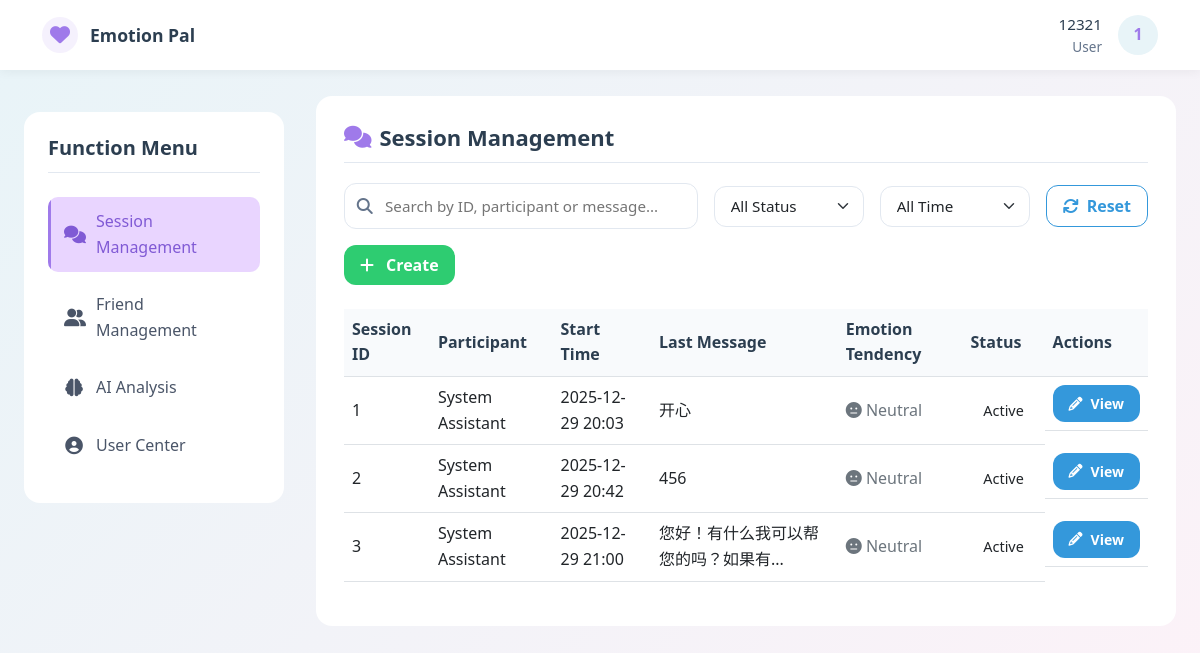
/session_management (signed in), run on the app's committed database.
### models.py (models this page shows, shortened)
class ChatSession(db.Model):
    __tablename__ = 'chat_sessions'
    id = db.Column(db.Integer, primary_key=True, autoincrement=True)
    user_id = db.Column(db.Integer, db.ForeignKey('users.id'), nullable=False, comment='发起会话的用户ID')
    agent_id = db.Column(db.Integer, db.ForeignKey('users.id'), nullable=True, comment='处理会话的客服ID')
    service_id = db.Column(db.Integer, db.ForeignKey('services.id'), nullable=True, comment='关联服务ID')
    appointment_id = db.Column(db.Integer, db.ForeignKey('appointments.id'), nullable=True, comment='关联预约ID')
    start_time = db.Column(db.DateTime, default=lambda: datetime.now(UTC), comment='会话开始时间')
    end_time = db.Column(db.DateTime, nullable=True, comment='会话结束时间')
    status = db.Column(db.String(20), default='active', comment='状态：active/closed/timeout')
    last_message_time = db.Column(db.DateTime, nullable=True, comment='最后消息时间')
    initiator = db.relationship('User', foreign_keys=[user_id], back_populates='initiated_chat_sessions')
    handler = db.relationship('User', foreign_keys=[agent_id], back_populates='handled_chat_sessions')
    service = db.relationship('Service', back_populates='chat_sessions', lazy=True)
    appointment = db.relationship('Appointment', back_populates='chat_session', lazy=True)
    messages = db.relationship('Message', backref='chat_session', lazy=True, cascade='all, delete-orphan')
    def __repr__(self) -> str:
        return f"<ChatSession(id={self.id}, user_id={self.user_id}, status='{self.status}')>"

class Message(db.Model):
    __tablename__ = 'messages'  # 复数表名
    id = db.Column(db.Integer, primary_key=True, autoincrement=True)
    session_id = db.Column(db.Integer, db.ForeignKey('chat_sessions.id'), nullable=False, comment='会话ID')
    sender_id = db.Column(db.Integer, db.ForeignKey('users.id'), nullable=False, comment='发送者ID')
    receiver_id = db.Column(db.Integer, db.ForeignKey('users.id'), nullable=True, comment='接收者ID')
    text = db.Column(db.Text, nullable=False, comment='消息内容')
    timestamp = db.Column(db.DateTime, default=lambda: datetime.now(UTC), comment='发送时间')
    sentiment = db.Column(db.Float, nullable=True, comment='情感分析得分（-1~1）')
    message_type = db.Column(db.String(10), default='text', comment='消息类型：text/image/file')
    is_read = db.Column(db.Boolean, default=False, comment='是否已读')
    file_url = db.Column(db.String(255), nullable=True, comment='文件/图片URL（非文本消息）')
    sender = db.relationship('User', foreign_keys=[sender_id], backref='sent_messages', lazy=True)
    receiver = db.relationship('User', foreign_keys=[receiver_id], backref='received_messages', lazy=True)

### routes.py (the view, shortened to what this page needs)
    @app.route('/session_management')
    def session_management():
        if 'user_id' not in session:
            return redirect(url_for('login'))
        role = session['role']
        user_id = session['user_id']
        if role == 'user':
            my_sessions = ChatSession.query.filter(
                db.or_(db.and_(ChatSession.user_id == user_id), db.and_(ChatSession.agent_id == user_id))).all()
            pending_sessions = []
            agents = []
        for sess in my_sessions + pending_sessions:
            last_msg = Message.query.filter_by(session_id=sess.id).order_by(Message.timestamp.desc()).first()
            sess.last_message = last_msg
            first_msg = Message.query.filter_by(session_id=sess.id).order_by(Message.timestamp).first()
            sess.first_message = first_msg
            all_msgs = Message.query.filter_by(session_id=sess.id).all()
            if all_msgs:
                sentiment_sum = sum(msg.sentiment for msg in all_msgs)
                sess.average_sentiment = sentiment_sum / len(all_msgs)
            else:
                sess.average_sentiment = 0
        friend_relations = FriendRelation.query.filter(
            db.or_(
                FriendRelation.user_id == user_id,
                FriendRelation.friend_id == user_id,
                FriendRelation.status == 'accepted'
            )
        ).all()
        relation_dicts = []
        for rel in friend_relations:
            rel_dict = {
                'id': rel.id,
                'user_id': rel.user_id,
                'friend_id': rel.friend_id,
                'status': rel.status,
                'user_name': rel.user.username,
                'friend_name': rel.friend.username
            }
            rel_dict['friend_id_target'] = rel.friend_id if rel.user_id == user_id else rel.user_id
            relation_dicts.append(rel_dict)
        print(pending_sessions)
        print(my_sessions)
        print(agents)
        print(relation_dicts)
        print(friend_relations)
        return render_template(
            'session_management.html',
            my_sessions=my_sessions,
            pending_sessions=pending_sessions,
            agents=agents,
            friends=friend_relations,  # 将关系列表转换为JSON字符串relation_dicts
        )

### models.py (called while the page is built)
    def __repr__(self):
        return f"<FriendRelation(id={self.id}, user_id={self.user_id}, friend_id={self.friend_id}, status='{self.status}')>"

### templates/session_management.html (shortened to what this page needs)
<!DOCTYPE html>
<html lang="en">
<head>
    <link href="https://cdn.jsdelivr.net/npm/bootstrap@5.3.0/dist/css/bootstrap.min.css" rel="stylesheet">
    <link rel="stylesheet" href="https://cdnjs.cloudflare.com/ajax/libs/font-awesome/6.4.0/css/all.min.css">
</head>
<body>
<nav class="main-nav" id="mainNav">
    <div class="container nav-container">
        <a href="/dashboard" class="brand" aria-label="Emotion Pal Dashboard">
            <div class="brand-icon">
                <i class="fa fa-heart" aria-hidden="true"></i>
            </div>
            <span class="brand-name">Emotion Pal</span>
        </a>
        <div class="user-section">
            <div class="user-info">
                <div class="username" aria-label="Username">{{ session.username }}</div>
                <div class="user-role" aria-label="User role">{{ session.role | capitalize }}</div>
            </div>
            <div class="avatar-dropdown" id="avatarDropdown" aria-haspopup="true" aria-expanded="false">
                <div class="user-avatar" title="Click to open menu" tabindex="0" role="button" aria-label="User menu">
                </div>
            </div>
        </div>
    </div>
</nav>
<div class="main-container">
    <aside class="sidebar" aria-label="Function menu">
        <h3 class="sidebar-title">Function Menu</h3>
        <ul class="sidebar-menu">
            <li class="sidebar-menu-item">
                <a href="/session_management" class="sidebar-menu-link active" aria-current="page"
                   aria-label="Session management" tabindex="0">
                    <i class="fa fa-comments" aria-hidden="true"></i>
                    <span>Session Management</span>
                </a>
            </li>
            <li class="sidebar-menu-item">
                <a href="/friends_management" class="sidebar-menu-link" aria-label="Friends management" tabindex="0">
                    <i class="fa fa-user-friends" aria-hidden="true"></i>
                    <span>Friend Management</span>
                </a>
            </li>
            <li class="sidebar-menu-item">
                <a href="/ai_analysis" class="sidebar-menu-link" aria-label="AI analysis" tabindex="0">
                    <i class="fa fa-brain" aria-hidden="true"></i>
                    <span>AI Analysis</span>
                </a>
            </li>
            <li class="sidebar-menu-item">
                <a href="/user_center" class="sidebar-menu-link" aria-label="User center" tabindex="0">
                    <i class="fa fa-user-circle" aria-hidden="true"></i>
                    <span>User Center</span>
                </a>
            </li>
        </ul>
    </aside>
    <div class="content-area">
        <div class="section-card">
            <h2><i class="fa fa-comments" aria-hidden="true"></i> Session Management</h2>
            <div class="search-container">
                <div class="filter-group" style="gap: 1rem; flex-wrap: wrap;">
                    <div class="search-bar" style="flex: 1; min-width: 250px;">
                        <i class="fa fa-search search-icon" aria-hidden="true"></i>
                        <input
                            type="text"
                            class="search-input"
                            id="searchInput"
                            placeholder="Search by ID, participant or message..."
                            aria-label="Search sessions"
                            tabindex="0"
                        >
                    </div>
                    <select class="form-select" id="statusFilter" aria-label="Filter by status" tabindex="0" style="max-width: 150px;">
                        <option value="">All Status</option>
                    </select>
                    <select class="form-select" id="timeFilter" aria-label="Filter by time" tabindex="0" style="max-width: 150px;">
                        <option value="">All Time</option>
                    </select>
                    <button class="btn btn-outline-primary" id="resetFilters" aria-label="Reset filters" tabindex="0">
                        <i class="fa fa-refresh" aria-hidden="true"></i> Reset
                    </button>
                    {% if session.role == 'user' %}
                    <button class="btn btn-success" id="createChatBtn" aria-label="Create new session" tabindex="0">
                        <i class="fa fa-plus me-1" aria-hidden="true"></i> Create
                    </button>
                    {% endif %}
                </div>
            </div>
            <div id="sessionListContainer">
                <div class="table-responsive" id="sessionTableContainer">
                    <table class="table table-hover" id="sessionTable">
                        <thead>
                        <tr>
                            <th>Session ID</th>
                            <th>Participant</th>
                            <th>Start Time</th>
                            <th>Last Message</th>
                            <th>Emotion Tendency</th>
                            <th>Status</th>
                            <th>Actions</th>
                        </tr>
                        </thead>
                        <tbody id="sessionTableBody">
                        {% for sess in my_sessions %}
                        <tr data-session-id="{{ sess.id }}"
                            data-status="{{ 'active' if not sess.end_time else 'ended' }}"
                            data-agent="{{ sess.agent.id if sess.agent else '' }}"
                            data-time="{{ sess.start_time.strftime('%Y-%m-%d') }}">
                            <td>{{ sess.id }}</td>
                            <td>
                                {% if session.role == 'user' %}
                                {{ sess.agent.username if sess.agent else 'System Assistant' }}
                                {% else %}
                                {{ sess.user.username }}
                                {% endif %}
                            </td>
                            <td>{{ sess.start_time.strftime('%Y-%m-%d %H:%M') }}</td>
                            <td>
                                {{ sess.last_message.text|truncate(20) if sess.last_message else 'No messages' }}
                            </td>
                            <td>
                                {% if sess.average_sentiment %}
                                {% if sess.average_sentiment > 0.5 %}
                                <span class="text-success"><i class="fa fa-smile" aria-hidden="true"></i> Positive</span>
                                {% elif sess.average_sentiment < -0.5 %}
                                <span class="text-danger"><i class="fa fa-frown" aria-hidden="true"></i> Negative</span>
                                {% else %}
                                <span class="text-secondary"><i class="fa fa-meh" aria-hidden="true"></i> Neutral</span>
                                {% endif %}
                                {% else %}
                                -
                                {% endif %}
                            </td>
                            <td>
                                <span class="status-badge {{ 'status-active' if not sess.end_time else 'status-ended' }}">
                                    {{ 'Active' if not sess.end_time else 'Ended' }}
                                </span>
                            </td>
                            <td class="session-actions">
                                <a href="/chat/{{ sess.id }}" class="btn btn-primary btn-sm"
                                   aria-label="View session {{ sess.id }}" tabindex="0">
                                    <i class="fa fa-pencil" aria-hidden="true"></i> View
                                </a>
                            </td>
                        </tr>
                        {% endfor %}
                        </tbody>
                    </table>
                </div>
            </div>
        </div>
    </div>
</div>
</body>
</html>

### data on the page
ChatSession: id "1", agent "System Assistant", start_time "2025-12-29 20:03", last_message.text "开心", end_time "Active"
ChatSession: id "2", agent "System Assistant", start_time "2025-12-29 20:42", last_message.text "456", end_time "Active"
ChatSession: id "3", agent "System Assistant", start_time "2025-12-29 21:00", last_message.text "您好！有什么我可以帮您的吗？如果有...", end_time "Active"

### other printed values
{{ session.username }} "12321"
{{ session.role | capitalize }} "User"
